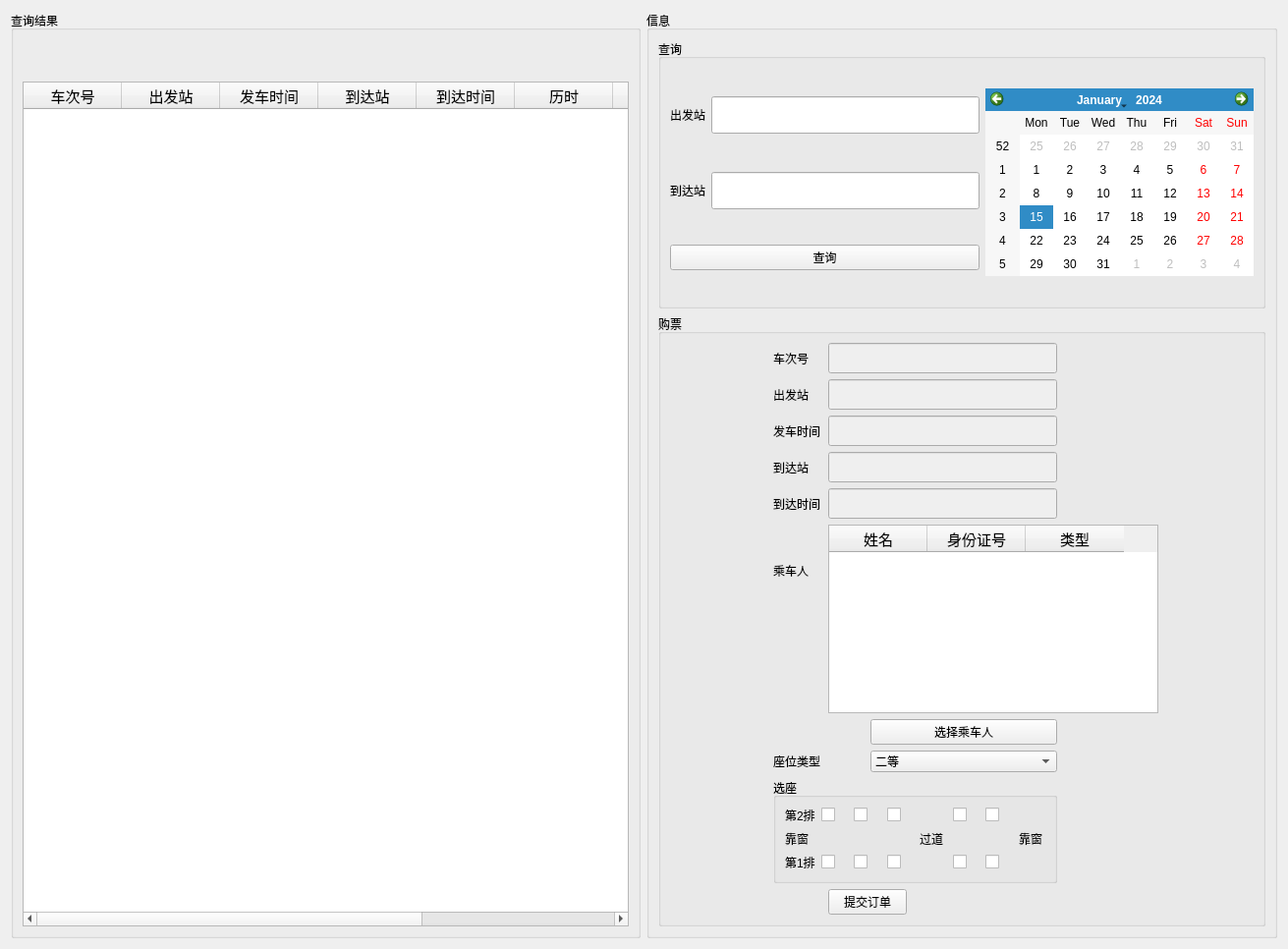
<?xml version="1.0" encoding="UTF-8"?>
<ui version="4.0">
 <class>Ticket</class>
 <widget class="QWidget" name="Ticket">
  <property name="geometry">
   <rect>
    <x>0</x>
    <y>0</y>
    <width>1311</width>
    <height>966</height>
   </rect>
  </property>
  <property name="windowTitle">
   <string>Form</string>
  </property>
  <layout class="QGridLayout" name="gridLayout_6">
   <item row="0" column="0">
    <widget class="QGroupBox" name="groupBox_2">
     <property name="title">
      <string>查询结果</string>
     </property>
     <layout class="QGridLayout" name="gridLayout_2">
      <item row="1" column="0">
       <widget class="QTableWidget" name="station_station_widget">
        <property name="font">
         <font>
          <family>黑体</family>
          <pointsize>11</pointsize>
         </font>
        </property>
        <property name="layoutDirection">
         <enum>Qt::LeftToRight</enum>
        </property>
        <property name="autoFillBackground">
         <bool>false</bool>
        </property>
        <column>
         <property name="text">
          <string>车次号</string>
         </property>
        </column>
        <column>
         <property name="text">
          <string>出发站</string>
         </property>
        </column>
        <column>
         <property name="text">
          <string>发车时间</string>
         </property>
        </column>
        <column>
         <property name="text">
          <string>到达站</string>
         </property>
        </column>
        <column>
         <property name="text">
          <string>到达时间</string>
         </property>
        </column>
        <column>
         <property name="text">
          <string>历时</string>
         </property>
        </column>
        <column>
         <property name="text">
          <string>商务</string>
         </property>
        </column>
        <column>
         <property name="text">
          <string>一等</string>
         </property>
        </column>
        <column>
         <property name="text">
          <string>二等</string>
         </property>
        </column>
       </widget>
      </item>
      <item row="0" column="0">
       <widget class="QLabel" name="date_label">
        <property name="minimumSize">
         <size>
          <width>0</width>
          <height>20</height>
         </size>
        </property>
        <property name="font">
         <font>
          <family>方正经黑简体</family>
          <pointsize>20</pointsize>
         </font>
        </property>
        <property name="text">
         <string/>
        </property>
        <property name="alignment">
         <set>Qt::AlignCenter</set>
        </property>
       </widget>
      </item>
     </layout>
    </widget>
   </item>
   <item row="0" column="1">
    <widget class="QGroupBox" name="groupBox_4">
     <property name="title">
      <string>信息</string>
     </property>
     <layout class="QGridLayout" name="gridLayout_5">
      <item row="1" column="0">
       <widget class="QGroupBox" name="groupBox_5">
        <property name="title">
         <string>购票</string>
        </property>
        <layout class="QGridLayout" name="gridLayout_4">
         <item row="0" column="1">
          <widget class="QLabel" name="label_4">
           <property name="text">
            <string>车次号</string>
           </property>
           <property name="buddy">
            <cstring>ticket_train_edit</cstring>
           </property>
          </widget>
         </item>
         <item row="0" column="2" colspan="3">
          <widget class="QLineEdit" name="ticket_train_edit">
           <property name="enabled">
            <bool>false</bool>
           </property>
           <property name="font">
            <font>
             <family>黑体</family>
             <pointsize>12</pointsize>
            </font>
           </property>
           <property name="text">
            <string/>
           </property>
          </widget>
         </item>
         <item row="1" column="1">
          <widget class="QLabel" name="label_5">
           <property name="text">
            <string>出发站</string>
           </property>
           <property name="buddy">
            <cstring>ticket_departure_edit</cstring>
           </property>
          </widget>
         </item>
         <item row="1" column="2" colspan="3">
          <widget class="QLineEdit" name="ticket_departure_edit">
           <property name="enabled">
            <bool>false</bool>
           </property>
           <property name="font">
            <font>
             <family>黑体</family>
             <pointsize>12</pointsize>
            </font>
           </property>
           <property name="text">
            <string/>
           </property>
          </widget>
         </item>
         <item row="2" column="0">
          <spacer name="horizontalSpacer">
           <property name="orientation">
            <enum>Qt::Horizontal</enum>
           </property>
           <property name="sizeHint" stdset="0">
            <size>
             <width>105</width>
             <height>20</height>
            </size>
           </property>
          </spacer>
         </item>
         <item row="2" column="1">
          <widget class="QLabel" name="label_6">
           <property name="text">
            <string>发车时间</string>
           </property>
           <property name="buddy">
            <cstring>ticket_departure_time_edit</cstring>
           </property>
          </widget>
         </item>
         <item row="2" column="2" colspan="3">
          <widget class="QLineEdit" name="ticket_departure_time_edit">
           <property name="enabled">
            <bool>false</bool>
           </property>
           <property name="font">
            <font>
             <family>黑体</family>
             <pointsize>12</pointsize>
            </font>
           </property>
          </widget>
         </item>
         <item row="2" column="5">
          <spacer name="horizontalSpacer_2">
           <property name="orientation">
            <enum>Qt::Horizontal</enum>
           </property>
           <property name="sizeHint" stdset="0">
            <size>
             <width>97</width>
             <height>20</height>
            </size>
           </property>
          </spacer>
         </item>
         <item row="3" column="1">
          <widget class="QLabel" name="label_7">
           <property name="text">
            <string>到达站</string>
           </property>
           <property name="buddy">
            <cstring>ticket_arrival_edit</cstring>
           </property>
          </widget>
         </item>
         <item row="3" column="2" colspan="3">
          <widget class="QLineEdit" name="ticket_arrival_edit">
           <property name="enabled">
            <bool>false</bool>
           </property>
           <property name="font">
            <font>
             <family>黑体</family>
             <pointsize>12</pointsize>
            </font>
           </property>
          </widget>
         </item>
         <item row="4" column="1">
          <widget class="QLabel" name="label_8">
           <property name="text">
            <string>到达时间</string>
           </property>
           <property name="buddy">
            <cstring>ticket_arrival_time_edit</cstring>
           </property>
          </widget>
         </item>
         <item row="4" column="2" colspan="3">
          <widget class="QLineEdit" name="ticket_arrival_time_edit">
           <property name="enabled">
            <bool>false</bool>
           </property>
           <property name="font">
            <font>
             <family>黑体</family>
             <pointsize>12</pointsize>
            </font>
           </property>
          </widget>
         </item>
         <item row="5" column="0">
          <spacer name="horizontalSpacer_7">
           <property name="orientation">
            <enum>Qt::Horizontal</enum>
           </property>
           <property name="sizeHint" stdset="0">
            <size>
             <width>98</width>
             <height>20</height>
            </size>
           </property>
          </spacer>
         </item>
         <item row="5" column="1">
          <widget class="QLabel" name="label_9">
           <property name="text">
            <string>乘车人</string>
           </property>
           <property name="buddy">
            <cstring>passenger_widget</cstring>
           </property>
          </widget>
         </item>
         <item row="5" column="2" rowspan="2" colspan="4">
          <widget class="QTableWidget" name="passenger_widget">
           <property name="font">
            <font>
             <family>黑体</family>
             <pointsize>11</pointsize>
            </font>
           </property>
           <column>
            <property name="text">
             <string>姓名</string>
            </property>
           </column>
           <column>
            <property name="text">
             <string>身份证号</string>
            </property>
           </column>
           <column>
            <property name="text">
             <string>类型</string>
            </property>
           </column>
          </widget>
         </item>
         <item row="6" column="6">
          <spacer name="horizontalSpacer_8">
           <property name="orientation">
            <enum>Qt::Horizontal</enum>
           </property>
           <property name="sizeHint" stdset="0">
            <size>
             <width>97</width>
             <height>20</height>
            </size>
           </property>
          </spacer>
         </item>
         <item row="7" column="3" colspan="2">
          <widget class="QPushButton" name="choose_passenger_button">
           <property name="text">
            <string>选择乘车人</string>
           </property>
           <property name="icon">
            <iconset resource="qss.qrc">
             <normaloff>:/new/icon/icon/添加乘车人.png</normaloff>:/new/icon/icon/添加乘车人.png</iconset>
           </property>
          </widget>
         </item>
         <item row="8" column="0">
          <spacer name="horizontalSpacer_9">
           <property name="orientation">
            <enum>Qt::Horizontal</enum>
           </property>
           <property name="sizeHint" stdset="0">
            <size>
             <width>102</width>
             <height>20</height>
            </size>
           </property>
          </spacer>
         </item>
         <item row="8" column="1" colspan="2">
          <widget class="QLabel" name="label_3">
           <property name="text">
            <string>座位类型</string>
           </property>
           <property name="buddy">
            <cstring>seat_type_combo_box</cstring>
           </property>
          </widget>
         </item>
         <item row="8" column="3" colspan="2">
          <widget class="QComboBox" name="seat_type_combo_box">
           <item>
            <property name="text">
             <string>二等</string>
            </property>
           </item>
           <item>
            <property name="text">
             <string>一等</string>
            </property>
           </item>
           <item>
            <property name="text">
             <string>商务</string>
            </property>
           </item>
          </widget>
         </item>
         <item row="8" column="6">
          <spacer name="horizontalSpacer_10">
           <property name="orientation">
            <enum>Qt::Horizontal</enum>
           </property>
           <property name="sizeHint" stdset="0">
            <size>
             <width>94</width>
             <height>20</height>
            </size>
           </property>
          </spacer>
         </item>
         <item row="9" column="0">
          <spacer name="horizontalSpacer_6">
           <property name="orientation">
            <enum>Qt::Horizontal</enum>
           </property>
           <property name="sizeHint" stdset="0">
            <size>
             <width>98</width>
             <height>20</height>
            </size>
           </property>
          </spacer>
         </item>
         <item row="9" column="1" colspan="4">
          <widget class="QGroupBox" name="groupBox_3">
           <property name="title">
            <string>选座</string>
           </property>
           <layout class="QGridLayout" name="gridLayout_3">
            <item row="0" column="0">
             <widget class="QLabel" name="label_14">
              <property name="text">
               <string>第2排</string>
              </property>
             </widget>
            </item>
            <item row="0" column="1">
             <widget class="QCheckBox" name="A2">
              <property name="text">
               <string/>
              </property>
              <property name="icon">
               <iconset resource="qss.qrc">
                <normaloff>:/new/icon/icon/A_square_字母a.png</normaloff>:/new/icon/icon/A_square_字母a.png</iconset>
              </property>
              <property name="iconSize">
               <size>
                <width>24</width>
                <height>24</height>
               </size>
              </property>
             </widget>
            </item>
            <item row="0" column="2">
             <widget class="QCheckBox" name="B2">
              <property name="text">
               <string/>
              </property>
              <property name="icon">
               <iconset resource="qss.qrc">
                <normaloff>:/new/icon/icon/B_square_字母b.png</normaloff>:/new/icon/icon/B_square_字母b.png</iconset>
              </property>
              <property name="iconSize">
               <size>
                <width>24</width>
                <height>24</height>
               </size>
              </property>
             </widget>
            </item>
            <item row="0" column="3">
             <widget class="QCheckBox" name="C2">
              <property name="text">
               <string/>
              </property>
              <property name="icon">
               <iconset resource="qss.qrc">
                <normaloff>:/new/icon/icon/C_square_字母c.png</normaloff>:/new/icon/icon/C_square_字母c.png</iconset>
              </property>
              <property name="iconSize">
               <size>
                <width>24</width>
                <height>24</height>
               </size>
              </property>
             </widget>
            </item>
            <item row="0" column="5">
             <widget class="QCheckBox" name="D2">
              <property name="text">
               <string/>
              </property>
              <property name="icon">
               <iconset resource="qss.qrc">
                <normaloff>:/new/icon/icon/D_square_字母d.png</normaloff>:/new/icon/icon/D_square_字母d.png</iconset>
              </property>
              <property name="iconSize">
               <size>
                <width>24</width>
                <height>24</height>
               </size>
              </property>
             </widget>
            </item>
            <item row="0" column="6">
             <widget class="QCheckBox" name="F2">
              <property name="text">
               <string/>
              </property>
              <property name="icon">
               <iconset resource="qss.qrc">
                <normaloff>:/new/icon/icon/F_square_字母f.png</normaloff>:/new/icon/icon/F_square_字母f.png</iconset>
              </property>
              <property name="iconSize">
               <size>
                <width>24</width>
                <height>24</height>
               </size>
              </property>
             </widget>
            </item>
            <item row="1" column="0">
             <widget class="QLabel" name="label_10">
              <property name="text">
               <string>靠窗</string>
              </property>
             </widget>
            </item>
            <item row="1" column="4">
             <widget class="QLabel" name="label_12">
              <property name="text">
               <string>过道</string>
              </property>
             </widget>
            </item>
            <item row="1" column="7">
             <widget class="QLabel" name="label_11">
              <property name="text">
               <string>靠窗</string>
              </property>
             </widget>
            </item>
            <item row="2" column="0">
             <widget class="QLabel" name="label_13">
              <property name="text">
               <string>第1排</string>
              </property>
             </widget>
            </item>
            <item row="2" column="1">
             <widget class="QCheckBox" name="A1">
              <property name="text">
               <string/>
              </property>
              <property name="icon">
               <iconset resource="qss.qrc">
                <normaloff>:/new/icon/icon/A_square_字母a.png</normaloff>:/new/icon/icon/A_square_字母a.png</iconset>
              </property>
              <property name="iconSize">
               <size>
                <width>24</width>
                <height>24</height>
               </size>
              </property>
             </widget>
            </item>
            <item row="2" column="2">
             <widget class="QCheckBox" name="B1">
              <property name="text">
               <string/>
              </property>
              <property name="icon">
               <iconset resource="qss.qrc">
                <normaloff>:/new/icon/icon/B_square_字母b.png</normaloff>:/new/icon/icon/B_square_字母b.png</iconset>
              </property>
              <property name="iconSize">
               <size>
                <width>24</width>
                <height>24</height>
               </size>
              </property>
             </widget>
            </item>
            <item row="2" column="3">
             <widget class="QCheckBox" name="C1">
              <property name="text">
               <string/>
              </property>
              <property name="icon">
               <iconset resource="qss.qrc">
                <normaloff>:/new/icon/icon/C_square_字母c.png</normaloff>:/new/icon/icon/C_square_字母c.png</iconset>
              </property>
              <property name="iconSize">
               <size>
                <width>24</width>
                <height>24</height>
               </size>
              </property>
             </widget>
            </item>
            <item row="2" column="5">
             <widget class="QCheckBox" name="D1">
              <property name="text">
               <string/>
              </property>
              <property name="icon">
               <iconset resource="qss.qrc">
                <normaloff>:/new/icon/icon/D_square_字母d.png</normaloff>:/new/icon/icon/D_square_字母d.png</iconset>
              </property>
              <property name="iconSize">
               <size>
                <width>24</width>
                <height>24</height>
               </size>
              </property>
             </widget>
            </item>
            <item row="2" column="6">
             <widget class="QCheckBox" name="F1">
              <property name="text">
               <string/>
              </property>
              <property name="icon">
               <iconset resource="qss.qrc">
                <normaloff>:/new/icon/icon/F_square_字母f.png</normaloff>:/new/icon/icon/F_square_字母f.png</iconset>
              </property>
              <property name="iconSize">
               <size>
                <width>24</width>
                <height>24</height>
               </size>
              </property>
             </widget>
            </item>
           </layout>
          </widget>
         </item>
         <item row="9" column="5">
          <spacer name="horizontalSpacer_5">
           <property name="orientation">
            <enum>Qt::Horizontal</enum>
           </property>
           <property name="sizeHint" stdset="0">
            <size>
             <width>97</width>
             <height>20</height>
            </size>
           </property>
          </spacer>
         </item>
         <item row="10" column="1">
          <spacer name="horizontalSpacer_3">
           <property name="orientation">
            <enum>Qt::Horizontal</enum>
           </property>
           <property name="sizeHint" stdset="0">
            <size>
             <width>40</width>
             <height>20</height>
            </size>
           </property>
          </spacer>
         </item>
         <item row="10" column="2" colspan="2">
          <widget class="QPushButton" name="submit_order_button">
           <property name="text">
            <string>提交订单</string>
           </property>
           <property name="icon">
            <iconset resource="qss.qrc">
             <normaloff>:/new/icon/icon/提交订单.png</normaloff>:/new/icon/icon/提交订单.png</iconset>
           </property>
          </widget>
         </item>
         <item row="10" column="4">
          <spacer name="horizontalSpacer_4">
           <property name="orientation">
            <enum>Qt::Horizontal</enum>
           </property>
           <property name="sizeHint" stdset="0">
            <size>
             <width>147</width>
             <height>20</height>
            </size>
           </property>
          </spacer>
         </item>
        </layout>
       </widget>
      </item>
      <item row="0" column="0">
       <widget class="QGroupBox" name="groupBox">
        <property name="title">
         <string>查询</string>
        </property>
        <layout class="QGridLayout" name="gridLayout">
         <item row="0" column="0">
          <widget class="QLabel" name="label">
           <property name="text">
            <string>出发站</string>
           </property>
           <property name="buddy">
            <cstring>search_departure_edit</cstring>
           </property>
          </widget>
         </item>
         <item row="0" column="1">
          <widget class="QLineEdit" name="search_departure_edit">
           <property name="font">
            <font>
             <family>黑体</family>
             <pointsize>16</pointsize>
            </font>
           </property>
           <property name="text">
            <string/>
           </property>
          </widget>
         </item>
         <item row="0" column="2" rowspan="3">
          <widget class="QCalendarWidget" name="search_date"/>
         </item>
         <item row="2" column="0" colspan="2">
          <widget class="QPushButton" name="search_button">
           <property name="text">
            <string>查询</string>
           </property>
           <property name="icon">
            <iconset resource="qss.qrc">
             <normaloff>:/new/icon/icon/搜索.png</normaloff>:/new/icon/icon/搜索.png</iconset>
           </property>
          </widget>
         </item>
         <item row="1" column="1">
          <widget class="QLineEdit" name="search_arrival_edit">
           <property name="font">
            <font>
             <family>黑体</family>
             <pointsize>16</pointsize>
            </font>
           </property>
           <property name="text">
            <string/>
           </property>
          </widget>
         </item>
         <item row="1" column="0">
          <widget class="QLabel" name="label_2">
           <property name="text">
            <string>到达站</string>
           </property>
           <property name="buddy">
            <cstring>search_arrival_edit</cstring>
           </property>
          </widget>
         </item>
        </layout>
       </widget>
      </item>
     </layout>
    </widget>
   </item>
  </layout>
 </widget>
 <tabstops>
  <tabstop>search_departure_edit</tabstop>
  <tabstop>search_arrival_edit</tabstop>
  <tabstop>search_date</tabstop>
  <tabstop>search_button</tabstop>
  <tabstop>choose_passenger_button</tabstop>
  <tabstop>seat_type_combo_box</tabstop>
  <tabstop>A1</tabstop>
  <tabstop>B1</tabstop>
  <tabstop>C1</tabstop>
  <tabstop>D1</tabstop>
  <tabstop>F1</tabstop>
  <tabstop>A2</tabstop>
  <tabstop>B2</tabstop>
  <tabstop>C2</tabstop>
  <tabstop>D2</tabstop>
  <tabstop>F2</tabstop>
  <tabstop>submit_order_button</tabstop>
  <tabstop>ticket_departure_edit</tabstop>
  <tabstop>ticket_departure_time_edit</tabstop>
  <tabstop>passenger_widget</tabstop>
  <tabstop>ticket_arrival_edit</tabstop>
  <tabstop>ticket_arrival_time_edit</tabstop>
  <tabstop>ticket_train_edit</tabstop>
  <tabstop>station_station_widget</tabstop>
 </tabstops>
 <resources>
  <include location="qss.qrc"/>
 </resources>
 <connections/>
</ui>
